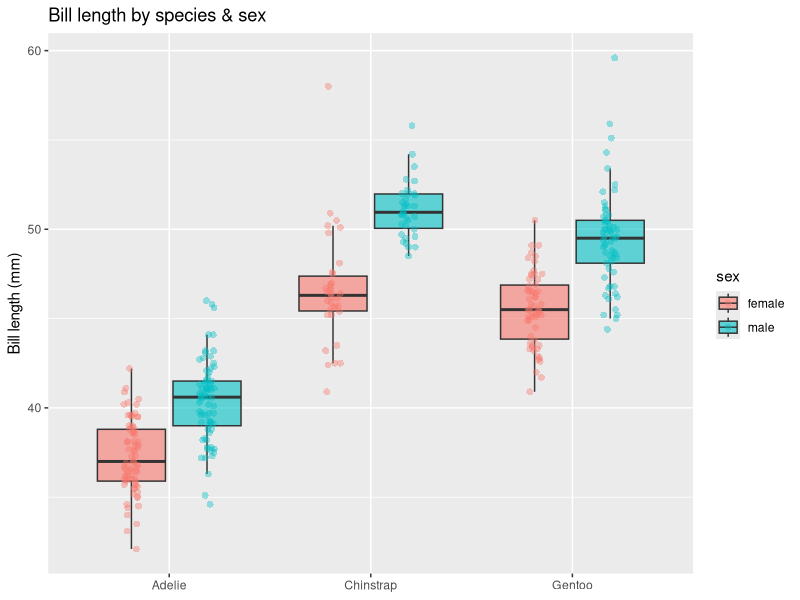
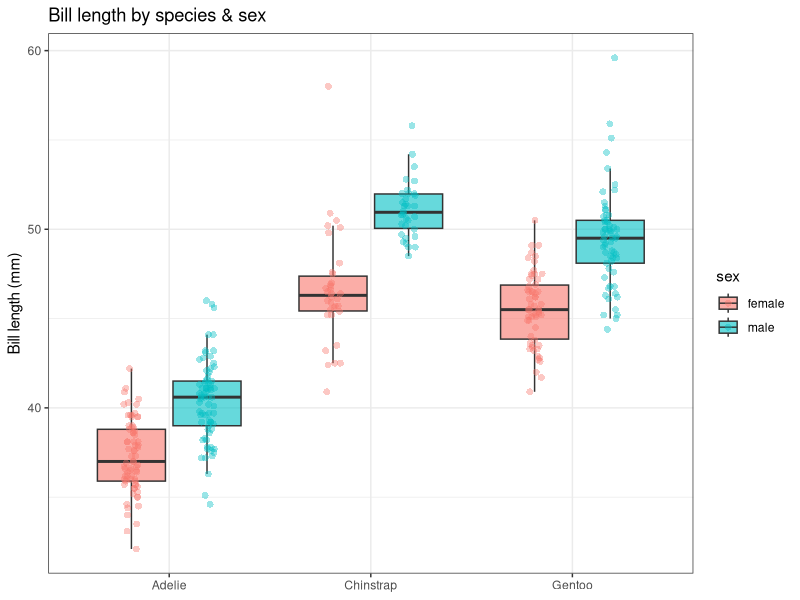
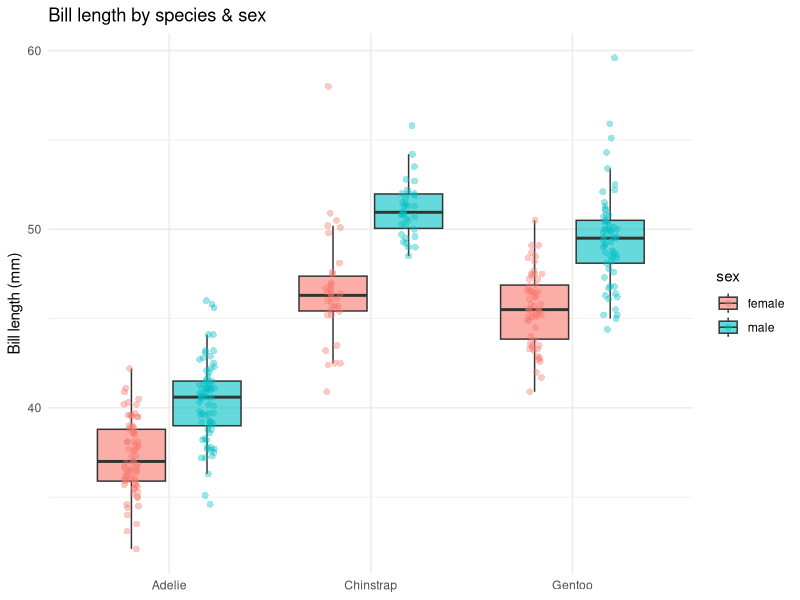
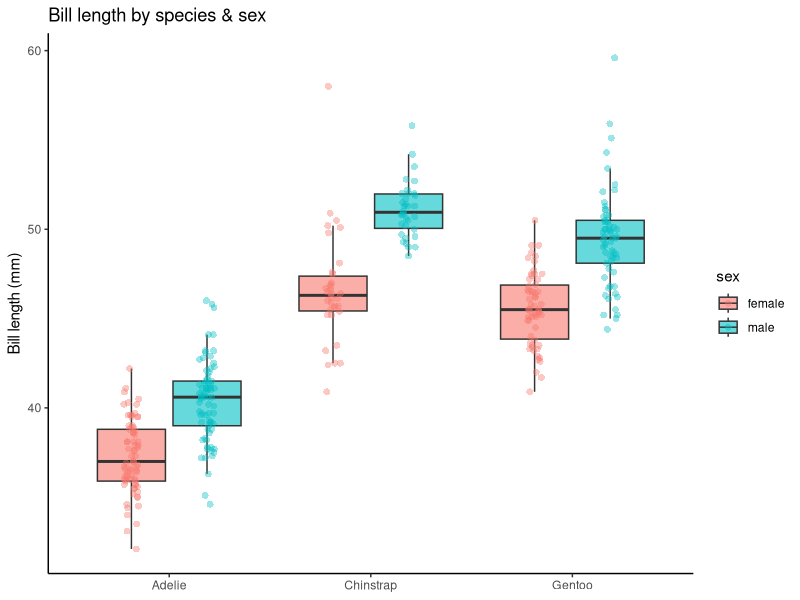
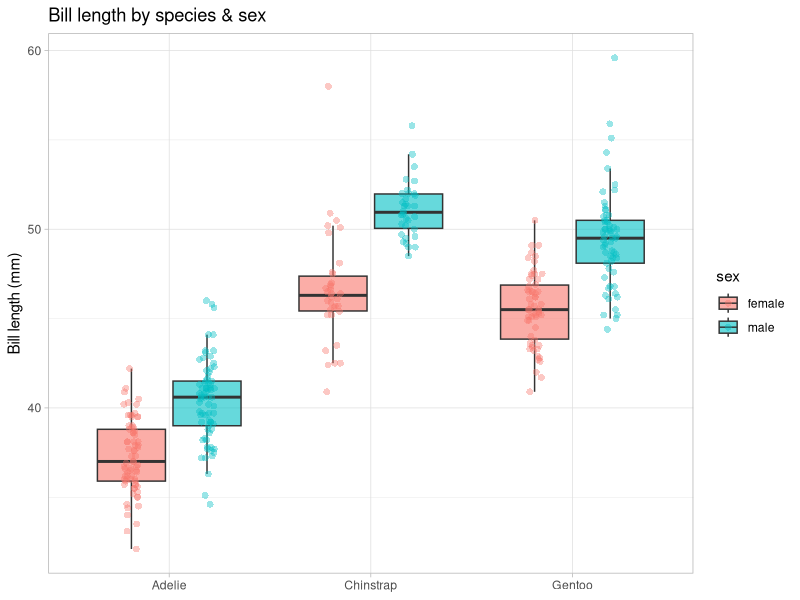
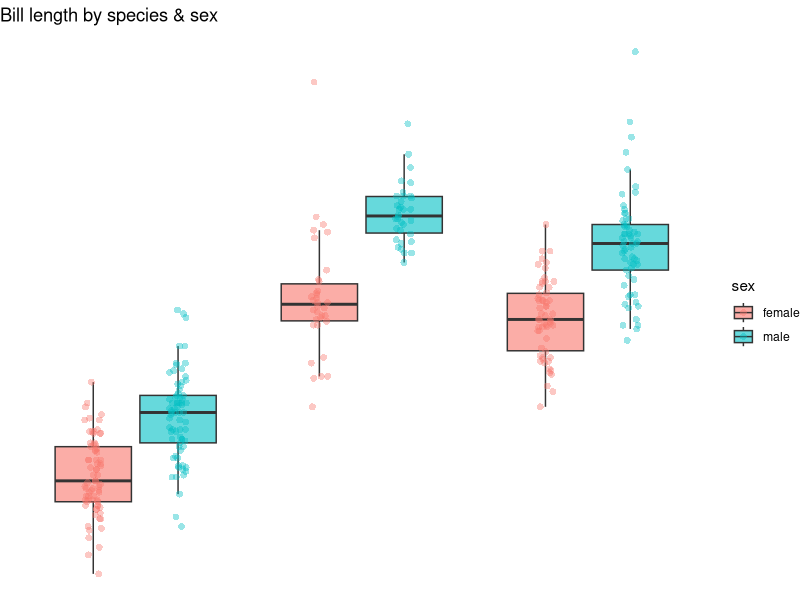
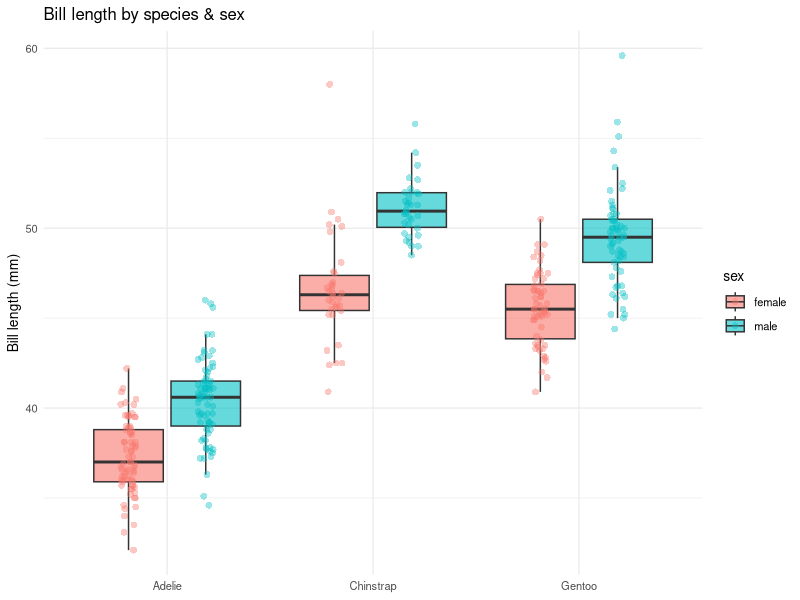
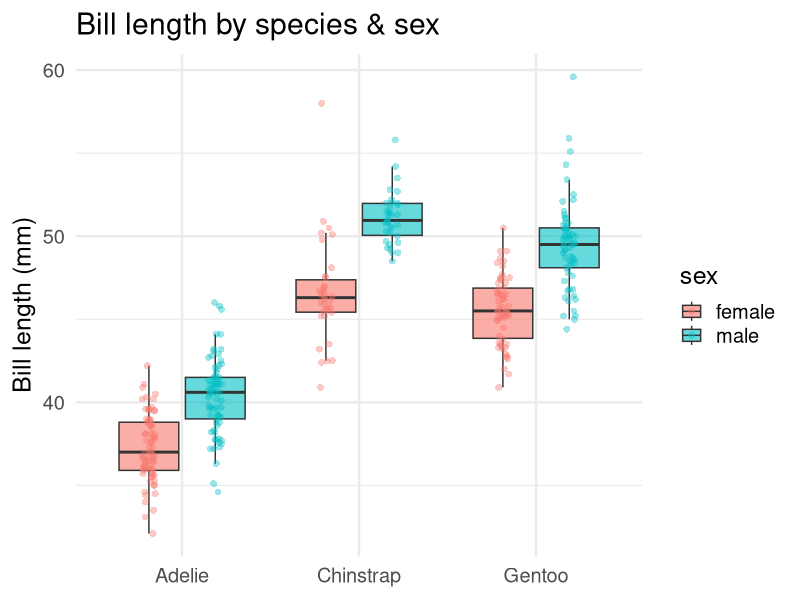

R code for these plots, in order:
# ============================================================
#  Script 04 — Styling & Polishing Plots
#  Dataset : palmerpenguins::penguins
#  Packages: tidyverse, palmerpenguins, ggtext, scales
# ============================================================
#
#  By the end of this script you will be able to:
#    • Apply and compare built-in themes
#    • Customise individual theme elements with theme()
#    • Control gridlines, axis ticks, and panel borders
#    • Format axis labels with the scales package
#    • Use ggtext for rich-text (bold, colour, HTML) in titles
#    • Build a reusable custom theme function
#    • Compose a publication-ready chart from scratch
#
#  Install once if needed:
#    install.packages(c("ggtext", "scales"))
# ============================================================

library(tidyverse)
library(palmerpenguins)
library(ggtext)   # rich text in ggplot2 labels
library(scales)   # axis formatters

penguins_clean <- penguins |> drop_na()

# Pre-compute medians — we'll reuse them across examples
species_sex_medians <- penguins_clean |>
  summarise(
    median_bill = median(bill_length_mm),
    .by = c(species, sex)
  )

# Reorder species by the spread of median bill lengths between sexes
penguins_styled <- penguins_clean |>
  mutate(bill_ratio = bill_length_mm / bill_depth_mm) |>
  mutate(species = fct_reorder(
    species,
    bill_length_mm,
    .fun = \(x) diff(range(x))  # range within each species
  ))


# ── 0. Built-in themes — a quick tour ────────────────────────────────────────

base_plot <- ggplot(penguins_clean,
                    aes(x = species, y = bill_length_mm, fill = sex)) +
  geom_boxplot(alpha = 0.6, outlier.shape = NA) +
  geom_point(
    aes(colour = sex), shape = 16, size = 2, alpha = 0.4,
    position = position_jitterdodge(seed = 42, jitter.width = 0.15)
  ) +
  labs(title = "Bill length by species & sex", x = NULL, y = "Bill length (mm)")

base_plot + theme_gray()       # default
base_plot + theme_bw()         # white background, black border
base_plot + theme_minimal()    # no panel border, light gridlines
base_plot + theme_classic()    # clean axes, no gridlines
base_plot + theme_light()      # light grey gridlines and border
base_plot + theme_void()       # completely empty — useful for maps

# 🔑 theme_minimal() is a good starting point for data-ink ratio reasons.
#    Edward Tufte's principle: maximise the data-ink ratio.


# ── 1. base_size — scaling everything at once ────────────────────────────────

base_plot + theme_minimal(base_size = 10)  # smaller text
base_plot + theme_minimal(base_size = 18)  # larger text — good for slides

# base_family sets the font for everything in one go
# base_plot + theme_minimal(base_size = 16, base_family = "Source Sans Pro")


# ── 2. theme() — customising individual elements ─────────────────────────────

# theme() overrides specific parts AFTER the base theme is set.

base_plot +
  theme_minimal(base_size = 15) +
  theme(
    # Title position: "plot" = flush with the left edge of the panel
    plot.title.position = "plot",

    # Caption (bottom-right text) — also flush with plot edge
    plot.caption.position = "plot",

    # Text colour — apply once to inherit everywhere
    text = element_text(colour = "grey25"),

    # Remove minor gridlines (less visual clutter)
    panel.grid.minor = element_blank(),

    # Make major gridlines very subtle
    panel.grid.major = element_line(colour = "grey92", linewidth = 0.6),

    # Remove x-axis ticks (we have a categorical axis)
    axis.ticks.x = element_blank(),

    # Move the legend to the bottom
    legend.position = "bottom"
  )

# Exercise 1 ✏️
# Add  legend.direction = "horizontal"  to the theme() call above.
# How does the legend layout change?


# ── 3. Element types in theme() ──────────────────────────────────────────────

# element_text()   — for any text element (title, axis labels, legend text …)
# element_line()   — for lines (gridlines, axis lines, ticks)
# element_rect()   — for rectangles (panel background, legend box, plot area)
# element_blank()  — completely removes an element (most powerful tool!)

base_plot +
  theme_minimal(base_size = 15) +
  theme(
    # Italicise the subtitle
    plot.subtitle = element_text(face = "italic", colour = "grey50"),

    # Bold the axis text
    axis.text     = element_text(face = "bold"),

    # Make the panel background a very pale blue
    panel.background = element_rect(fill = "#f0f4f8", colour = NA),

    # Draw a bottom border only (like The Economist style)
    axis.line.x = element_line(colour = "grey30", linewidth = 0.5),
    axis.line.y = element_blank()
  ) +
  labs(subtitle = "Chinstrap shows the widest sex difference")

# Exercise 2 ✏️
# Use element_blank() to remove:
#   • the axis text on the x axis (axis.text.x)
#   • the panel grid on the x axis (panel.grid.major.x)
# Does the plot still communicate clearly without them?


# ── 4. Formatting axes with {scales} ─────────────────────────────────────────

ggplot(penguins_clean, aes(x = species, y = body_mass_g, fill = sex)) +
  geom_boxplot(alpha = 0.6, outlier.shape = NA) +
  scale_y_continuous(
    labels = label_number(suffix = " g", big.mark = ","),  # "3,500 g"
    breaks = seq(2500, 6500, by = 500)
  ) +
  scale_fill_brewer(palette = "Set2", labels = str_to_title) +
  theme_minimal(base_size = 14) +
  labs(x = NULL, y = NULL, fill = "Sex",
       title = "Body mass distribution by species and sex")

# Other useful label_*() functions from scales:
#   label_comma()    → 1,234
#   label_percent()  → 12.3 %
#   label_dollar()   → $1,234
#   label_scientific() → 1.23e+03


# ── 5. Rich text with {ggtext} ────────────────────────────────────────────────

# ggtext lets you use HTML/Markdown in labels and titles.
# Just swap element_text() → element_markdown() in theme().

# Colour species names inline — no legend needed!
subtitle_html <-
  'Bill length of
   <span style="color:#E7872B;font-weight:bold;">Adelie</span>,
   <span style="color:#9970AB;font-weight:bold;">Chinstrap</span>, and
   <span style="color:#2D7D4F;font-weight:bold;">Gentoo</span> penguins'

ggplot(penguins_clean,
       aes(x = species, y = bill_length_mm, fill = species)) +
  geom_boxplot(alpha = 0.7, outlier.shape = NA, show.legend = FALSE) +
  geom_point(
    shape = 16, size = 2, alpha = 0.4,
    position = position_jitter(width = 0.15, seed = 42),
    show.legend = FALSE
  ) +
  scale_fill_manual(values = c(
    "Adelie"    = "#E7872B",
    "Chinstrap" = "#9970AB",
    "Gentoo"    = "#2D7D4F"
  )) +
  scale_y_continuous(labels = label_number(suffix = " mm")) +
  theme_minimal(base_size = 15) +
  theme(
    plot.title.position = "plot",
    plot.subtitle       = element_markdown(margin = margin(b = 8)),
    axis.text.x         = element_text(colour = c("#E7872B","#9970AB","#2D7D4F"),
                                       face = "bold"),
    panel.grid.minor    = element_blank(),
    panel.grid.major.x  = element_blank()
  ) +
  labs(
    title    = "Chinstrap penguins have longer bills relative to their body size",
    subtitle = subtitle_html,
    x = NULL, y = NULL,
    caption  = "Data: {palmerpenguins}"
  )

# Exercise 3 ✏️
# Wrap the title in <b>...</b> HTML tags and add font-size:18px to it
# using element_markdown(size = 18) in theme(plot.title = ...).


# ── 6. Building a reusable custom theme ───────────────────────────────────────

# Instead of repeating theme() calls, define your own theme function.

theme_penguins <- function(base_size = 14, base_family = "") {
  theme_minimal(base_size = base_size, base_family = base_family) +
    theme(
      plot.title.position  = "plot",
      plot.caption.position = "plot",
      text                 = element_text(colour = "grey25"),
      plot.title           = element_text(face = "bold", lineheight = 1.1),
      plot.subtitle        = element_markdown(
                               colour = "grey45",
                               margin = margin(t = 3, b = 6, unit = "mm")
                             ),
      plot.caption         = element_text(size = rel(0.65), colour = "grey55"),
      panel.grid.minor     = element_blank(),
      panel.grid.major     = element_line(colour = "grey93", linewidth = 0.6),
      axis.text            = element_text(colour = "grey40"),
      legend.position      = "bottom",
      legend.title         = element_text(face = "bold")
    )
}

# Now apply it to any plot with a single call
base_plot + theme_penguins()
base_plot + theme_penguins(base_size = 18)


# ── 7. A fully polished chart ─────────────────────────────────────────────────

caption_text <- paste0(
  "Species sorted by interquartile range of bill length.\n",
  "Data collected 2007–2009 via {palmerpenguins}."
)

final_plot <- ggplot(penguins_styled,
                     aes(x = species, y = bill_length_mm, fill = sex)) +
  # Box outlines in a neutral grey, semi-transparent fill
  geom_boxplot(
    colour        = "grey50",
    alpha         = 0.35,
    outlier.shape = NA,
    width         = 0.55
  ) +
  # Raw points jitter-dodged to align with boxes
  geom_point(
    aes(colour = sex),
    shape    = 21,
    fill     = NA,
    size     = 2.2,
    alpha    = 0.55,
    position = position_jitterdodge(jitter.width = 0.12, seed = 99)
  ) +
  # Median as large diamonds
  geom_point(
    data     = species_sex_medians,
    aes(y    = median_bill, colour = sex),
    shape    = 18,
    size     = 6,
    position = position_dodge(0.55)
  ) +
  # Colour scale — set once, shared by fill and colour
  scale_fill_manual(
    values = c(female = "#4E79A7", male = "#F28E2B"),
    labels = str_to_title
  ) +
  scale_colour_manual(
    values = c(female = "#4E79A7", male = "#F28E2B"),
    labels = str_to_title
  ) +
  scale_y_continuous(labels = label_number(suffix = " mm")) +
  guides(fill = guide_legend(override.aes = list(alpha = 0.8, size = 4))) +
  # Remove the duplicate colour guide so legend isn't shown twice
  guides(colour = "none") +
  theme_penguins() +
  labs(
    title    = "Chinstrap penguins show the widest sex gap in bill length",
    subtitle = "◆ = median per group; raw observations shown as open circles",
    x        = NULL,
    y        = NULL,
    fill     = "Sex",
    caption  = caption_text
  )

final_plot

ggsave("04_styled_plot.png",
       plot   = final_plot,
       width  = 9,
       height = 5.5,
       dpi    = 300,
       bg     = "white")


# ── Final challenge 🏆 ────────────────────────────────────────────────────────
#
# Recreate the chart above but for body_mass_g instead of bill_length_mm.
# Then make THREE changes of your own choice to the styling:
#   (a) swap the colour palette
#   (b) change a theme element (e.g. font size, gridline colour)
#   (c) use ggtext to colour Male / Female in the subtitle in matching colours
#
# Write a sentence in the title that states something true about the data.
